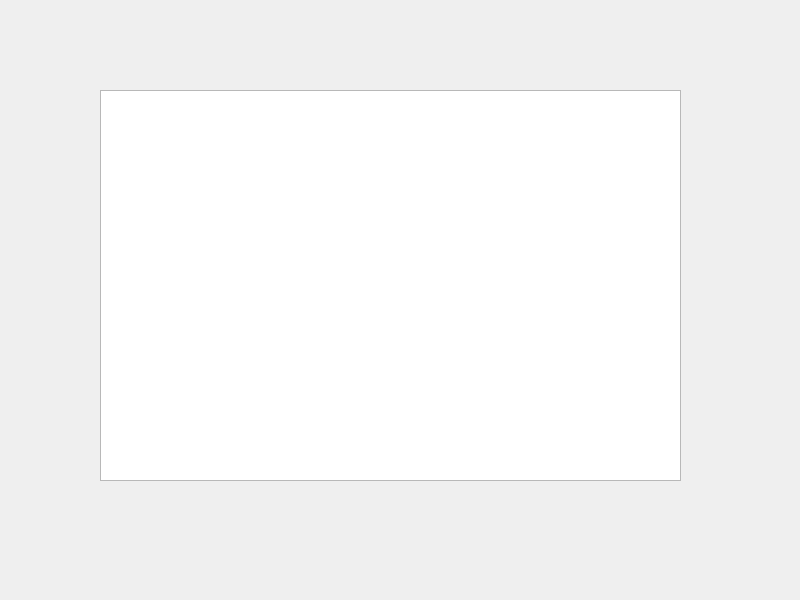
<?xml version="1.0" encoding="UTF-8"?>
<ui version="4.0">
 <class>MainWindow</class>
 <widget class="QMainWindow" name="MainWindow">
  <property name="geometry">
   <rect>
    <x>0</x>
    <y>0</y>
    <width>800</width>
    <height>600</height>
   </rect>
  </property>
  <property name="windowTitle">
   <string>MainWindow</string>
  </property>
  <widget class="QWidget" name="centralwidget">
   <widget class="QTableView" name="tableView">
    <property name="geometry">
     <rect>
      <x>100</x>
      <y>90</y>
      <width>581</width>
      <height>391</height>
     </rect>
    </property>
   </widget>
  </widget>
 </widget>
 <resources/>
 <connections/>
</ui>
